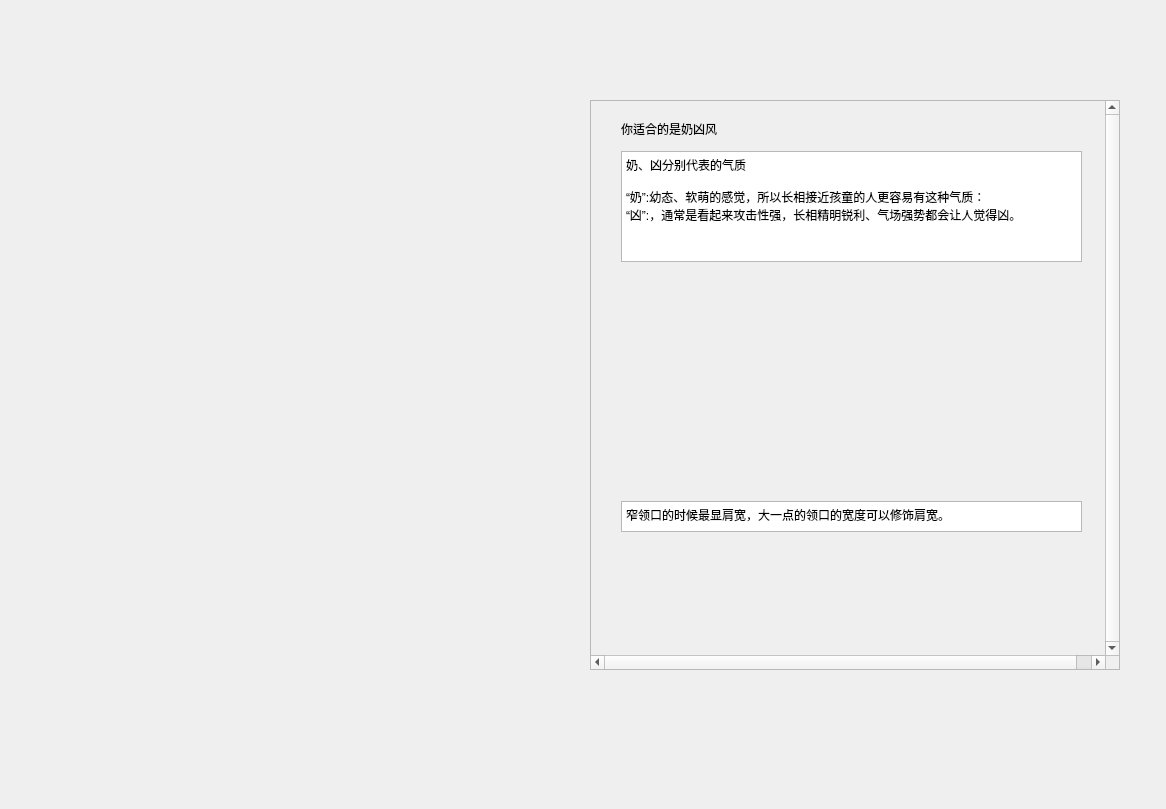
<?xml version="1.0" encoding="UTF-8"?>
<ui version="4.0">
 <class>cw_s_r</class>
 <widget class="QWidget" name="cw_s_r">
  <property name="geometry">
   <rect>
    <x>0</x>
    <y>0</y>
    <width>1166</width>
    <height>809</height>
   </rect>
  </property>
  <property name="windowTitle">
   <string>Form</string>
  </property>
  <widget class="QScrollArea" name="scrollArea">
   <property name="geometry">
    <rect>
     <x>590</x>
     <y>100</y>
     <width>530</width>
     <height>570</height>
    </rect>
   </property>
   <property name="verticalScrollBarPolicy">
    <enum>Qt::ScrollBarAlwaysOn</enum>
   </property>
   <property name="horizontalScrollBarPolicy">
    <enum>Qt::ScrollBarAlwaysOn</enum>
   </property>
   <property name="widgetResizable">
    <bool>false</bool>
   </property>
   <widget class="QWidget" name="scrollAreaWidgetContents">
    <property name="geometry">
     <rect>
      <x>0</x>
      <y>0</y>
      <width>530</width>
      <height>530</height>
     </rect>
    </property>
    <widget class="QLabel" name="label">
     <property name="geometry">
      <rect>
       <x>30</x>
       <y>20</y>
       <width>231</width>
       <height>16</height>
      </rect>
     </property>
     <property name="text">
      <string>你适合的是奶凶风</string>
     </property>
    </widget>
    <widget class="QTextBrowser" name="textBrowser">
     <property name="geometry">
      <rect>
       <x>30</x>
       <y>50</y>
       <width>461</width>
       <height>111</height>
      </rect>
     </property>
     <property name="html">
      <string>&lt;!DOCTYPE HTML PUBLIC &quot;-//W3C//DTD HTML 4.0//EN&quot; &quot;http://www.w3.org/TR/REC-html40/strict.dtd&quot;&gt;
&lt;html&gt;&lt;head&gt;&lt;meta name=&quot;qrichtext&quot; content=&quot;1&quot; /&gt;&lt;style type=&quot;text/css&quot;&gt;
p, li { white-space: pre-wrap; }
&lt;/style&gt;&lt;/head&gt;&lt;body style=&quot; font-family:'SimSun'; font-size:9pt; font-weight:400; font-style:normal;&quot;&gt;
&lt;p style=&quot; margin-top:0px; margin-bottom:0px; margin-left:0px; margin-right:0px; -qt-block-indent:0; text-indent:0px;&quot;&gt;奶、凶分别代表的气质&lt;/p&gt;
&lt;p style=&quot;-qt-paragraph-type:empty; margin-top:0px; margin-bottom:0px; margin-left:0px; margin-right:0px; -qt-block-indent:0; text-indent:0px;&quot;&gt;&lt;br /&gt;&lt;/p&gt;
&lt;p style=&quot; margin-top:0px; margin-bottom:0px; margin-left:0px; margin-right:0px; -qt-block-indent:0; text-indent:0px;&quot;&gt;“奶”:幼态、软萌的感觉，所以长相接近孩童的人更容易有这种气质：&lt;/p&gt;
&lt;p style=&quot; margin-top:0px; margin-bottom:0px; margin-left:0px; margin-right:0px; -qt-block-indent:0; text-indent:0px;&quot;&gt;“凶”:，通常是看起来攻击性强，长相精明锐利、气场强势都会让人觉得凶。&lt;/p&gt;&lt;/body&gt;&lt;/html&gt;</string>
     </property>
    </widget>
    <widget class="QLabel" name="label_2">
     <property name="geometry">
      <rect>
       <x>30</x>
       <y>170</y>
       <width>461</width>
       <height>221</height>
      </rect>
     </property>
     <property name="text">
      <string/>
     </property>
    </widget>
    <widget class="QLabel" name="label_3">
     <property name="geometry">
      <rect>
       <x>80</x>
       <y>580</y>
       <width>421</width>
       <height>171</height>
      </rect>
     </property>
     <property name="text">
      <string>TextLabel</string>
     </property>
    </widget>
    <widget class="QTextBrowser" name="textBrowser_2">
     <property name="geometry">
      <rect>
       <x>30</x>
       <y>400</y>
       <width>461</width>
       <height>31</height>
      </rect>
     </property>
     <property name="html">
      <string>&lt;!DOCTYPE HTML PUBLIC &quot;-//W3C//DTD HTML 4.0//EN&quot; &quot;http://www.w3.org/TR/REC-html40/strict.dtd&quot;&gt;
&lt;html&gt;&lt;head&gt;&lt;meta name=&quot;qrichtext&quot; content=&quot;1&quot; /&gt;&lt;style type=&quot;text/css&quot;&gt;
p, li { white-space: pre-wrap; }
&lt;/style&gt;&lt;/head&gt;&lt;body style=&quot; font-family:'SimSun'; font-size:9pt; font-weight:400; font-style:normal;&quot;&gt;
&lt;p style=&quot; margin-top:0px; margin-bottom:0px; margin-left:0px; margin-right:0px; -qt-block-indent:0; text-indent:0px;&quot;&gt;窄领口的时候最显肩宽，大一点的领口的宽度可以修饰肩宽。&lt;/p&gt;&lt;/body&gt;&lt;/html&gt;</string>
     </property>
    </widget>
    <widget class="QTextBrowser" name="textBrowser_3">
     <property name="geometry">
      <rect>
       <x>60</x>
       <y>800</y>
       <width>471</width>
       <height>71</height>
      </rect>
     </property>
     <property name="html">
      <string>&lt;!DOCTYPE HTML PUBLIC &quot;-//W3C//DTD HTML 4.0//EN&quot; &quot;http://www.w3.org/TR/REC-html40/strict.dtd&quot;&gt;
&lt;html&gt;&lt;head&gt;&lt;meta name=&quot;qrichtext&quot; content=&quot;1&quot; /&gt;&lt;style type=&quot;text/css&quot;&gt;
p, li { white-space: pre-wrap; }
&lt;/style&gt;&lt;/head&gt;&lt;body style=&quot; font-family:'SimSun'; font-size:9pt; font-weight:400; font-style:normal;&quot;&gt;
&lt;p style=&quot; margin-top:0px; margin-bottom:0px; margin-left:0px; margin-right:0px; -qt-block-indent:0; text-indent:0px;&quot;&gt;所以如果你适合奶凶路线但肩宽很宽也不想露胳膊，那可以尝试类似下面这种类型的单品，照样保持了奶凶感，又修饰了身材。&lt;/p&gt;&lt;/body&gt;&lt;/html&gt;</string>
     </property>
    </widget>
    <widget class="QLabel" name="label_4">
     <property name="geometry">
      <rect>
       <x>60</x>
       <y>1010</y>
       <width>461</width>
       <height>161</height>
      </rect>
     </property>
     <property name="text">
      <string>TextLabel</string>
     </property>
    </widget>
    <widget class="QTextBrowser" name="textBrowser_4">
     <property name="geometry">
      <rect>
       <x>60</x>
       <y>1210</y>
       <width>461</width>
       <height>61</height>
      </rect>
     </property>
     <property name="html">
      <string>&lt;!DOCTYPE HTML PUBLIC &quot;-//W3C//DTD HTML 4.0//EN&quot; &quot;http://www.w3.org/TR/REC-html40/strict.dtd&quot;&gt;
&lt;html&gt;&lt;head&gt;&lt;meta name=&quot;qrichtext&quot; content=&quot;1&quot; /&gt;&lt;style type=&quot;text/css&quot;&gt;
p, li { white-space: pre-wrap; }
&lt;/style&gt;&lt;/head&gt;&lt;body style=&quot; font-family:'SimSun'; font-size:9pt; font-weight:400; font-style:normal;&quot;&gt;
&lt;p style=&quot; margin-top:0px; margin-bottom:0px; margin-left:0px; margin-right:0px; -qt-block-indent:0; text-indent:0px;&quot;&gt;那么秋冬的时候也是同理，你可以利用驳领的宽窄&lt;/p&gt;
&lt;p style=&quot; margin-top:0px; margin-bottom:0px; margin-left:0px; margin-right:0px; -qt-block-indent:0; text-indent:0px;&quot;&gt;来修饰肩宽。稍宽的驳领对肩膀的修饰效果更好：&lt;/p&gt;&lt;/body&gt;&lt;/html&gt;</string>
     </property>
    </widget>
    <widget class="QLabel" name="label_5">
     <property name="geometry">
      <rect>
       <x>60</x>
       <y>1450</y>
       <width>451</width>
       <height>141</height>
      </rect>
     </property>
     <property name="text">
      <string>TextLabel</string>
     </property>
    </widget>
   </widget>
  </widget>
 </widget>
 <resources/>
 <connections/>
</ui>
